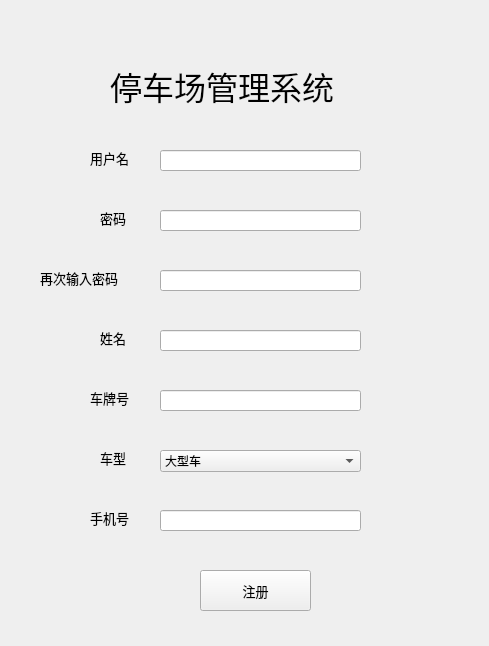
<?xml version="1.0" encoding="UTF-8"?>
<ui version="4.0">
 <class>registered</class>
 <widget class="QWidget" name="registered">
  <property name="geometry">
   <rect>
    <x>0</x>
    <y>0</y>
    <width>489</width>
    <height>646</height>
   </rect>
  </property>
  <property name="minimumSize">
   <size>
    <width>489</width>
    <height>646</height>
   </size>
  </property>
  <property name="maximumSize">
   <size>
    <width>489</width>
    <height>646</height>
   </size>
  </property>
  <property name="windowTitle">
   <string>注册</string>
  </property>
  <widget class="QLabel" name="label">
   <property name="geometry">
    <rect>
     <x>110</x>
     <y>50</y>
     <width>291</width>
     <height>71</height>
    </rect>
   </property>
   <property name="font">
    <font>
     <family>黑体</family>
     <pointsize>24</pointsize>
    </font>
   </property>
   <property name="text">
    <string>停车场管理系统</string>
   </property>
  </widget>
  <widget class="QLabel" name="label_3">
   <property name="geometry">
    <rect>
     <x>90</x>
     <y>150</y>
     <width>51</width>
     <height>16</height>
    </rect>
   </property>
   <property name="font">
    <font>
     <family>黑体</family>
     <pointsize>10</pointsize>
    </font>
   </property>
   <property name="text">
    <string>用户名</string>
   </property>
  </widget>
  <widget class="QLabel" name="label_4">
   <property name="geometry">
    <rect>
     <x>100</x>
     <y>210</y>
     <width>41</width>
     <height>16</height>
    </rect>
   </property>
   <property name="font">
    <font>
     <family>黑体</family>
     <pointsize>10</pointsize>
    </font>
   </property>
   <property name="text">
    <string>密码</string>
   </property>
  </widget>
  <widget class="QLabel" name="label_5">
   <property name="geometry">
    <rect>
     <x>40</x>
     <y>270</y>
     <width>111</width>
     <height>16</height>
    </rect>
   </property>
   <property name="font">
    <font>
     <family>黑体</family>
     <pointsize>10</pointsize>
    </font>
   </property>
   <property name="text">
    <string>再次输入密码</string>
   </property>
  </widget>
  <widget class="QLabel" name="label_6">
   <property name="geometry">
    <rect>
     <x>100</x>
     <y>330</y>
     <width>41</width>
     <height>16</height>
    </rect>
   </property>
   <property name="font">
    <font>
     <family>黑体</family>
     <pointsize>10</pointsize>
    </font>
   </property>
   <property name="text">
    <string>姓名</string>
   </property>
  </widget>
  <widget class="QLabel" name="label_7">
   <property name="geometry">
    <rect>
     <x>90</x>
     <y>390</y>
     <width>61</width>
     <height>16</height>
    </rect>
   </property>
   <property name="font">
    <font>
     <family>黑体</family>
     <pointsize>10</pointsize>
    </font>
   </property>
   <property name="text">
    <string>车牌号</string>
   </property>
  </widget>
  <widget class="QLabel" name="label_8">
   <property name="geometry">
    <rect>
     <x>100</x>
     <y>450</y>
     <width>41</width>
     <height>16</height>
    </rect>
   </property>
   <property name="font">
    <font>
     <family>黑体</family>
     <pointsize>10</pointsize>
    </font>
   </property>
   <property name="text">
    <string>车型</string>
   </property>
  </widget>
  <widget class="QLabel" name="label_9">
   <property name="geometry">
    <rect>
     <x>90</x>
     <y>510</y>
     <width>61</width>
     <height>16</height>
    </rect>
   </property>
   <property name="font">
    <font>
     <family>黑体</family>
     <pointsize>10</pointsize>
    </font>
   </property>
   <property name="text">
    <string>手机号</string>
   </property>
  </widget>
  <widget class="QPushButton" name="pushButton">
   <property name="geometry">
    <rect>
     <x>200</x>
     <y>570</y>
     <width>111</width>
     <height>41</height>
    </rect>
   </property>
   <property name="font">
    <font>
     <family>黑体</family>
     <pointsize>10</pointsize>
    </font>
   </property>
   <property name="text">
    <string>注册</string>
   </property>
  </widget>
  <widget class="QComboBox" name="comboBox">
   <property name="geometry">
    <rect>
     <x>160</x>
     <y>450</y>
     <width>201</width>
     <height>22</height>
    </rect>
   </property>
   <item>
    <property name="text">
     <string>大型车</string>
    </property>
   </item>
   <item>
    <property name="text">
     <string>中型车</string>
    </property>
   </item>
   <item>
    <property name="text">
     <string>小型车</string>
    </property>
   </item>
  </widget>
  <widget class="QLineEdit" name="lineEdit">
   <property name="geometry">
    <rect>
     <x>160</x>
     <y>150</y>
     <width>201</width>
     <height>21</height>
    </rect>
   </property>
   <property name="maxLength">
    <number>20</number>
   </property>
  </widget>
  <widget class="QLineEdit" name="lineEdit_2">
   <property name="geometry">
    <rect>
     <x>160</x>
     <y>210</y>
     <width>201</width>
     <height>21</height>
    </rect>
   </property>
   <property name="maxLength">
    <number>20</number>
   </property>
  </widget>
  <widget class="QLineEdit" name="lineEdit_3">
   <property name="geometry">
    <rect>
     <x>160</x>
     <y>270</y>
     <width>201</width>
     <height>21</height>
    </rect>
   </property>
   <property name="maxLength">
    <number>20</number>
   </property>
  </widget>
  <widget class="QLineEdit" name="lineEdit_4">
   <property name="geometry">
    <rect>
     <x>160</x>
     <y>330</y>
     <width>201</width>
     <height>21</height>
    </rect>
   </property>
   <property name="maxLength">
    <number>20</number>
   </property>
  </widget>
  <widget class="QLineEdit" name="lineEdit_5">
   <property name="geometry">
    <rect>
     <x>160</x>
     <y>390</y>
     <width>201</width>
     <height>21</height>
    </rect>
   </property>
   <property name="maxLength">
    <number>20</number>
   </property>
  </widget>
  <widget class="QLineEdit" name="lineEdit_6">
   <property name="geometry">
    <rect>
     <x>160</x>
     <y>510</y>
     <width>201</width>
     <height>21</height>
    </rect>
   </property>
   <property name="maxLength">
    <number>11</number>
   </property>
  </widget>
 </widget>
 <resources/>
 <connections/>
</ui>
